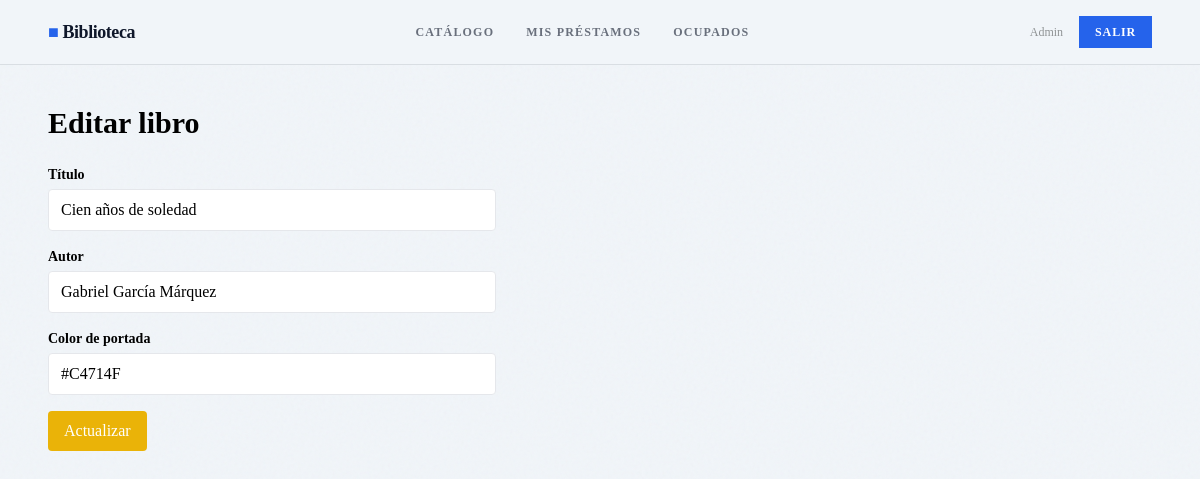
/edit_book/1 (signed in), run on the app's committed database.
### tables this page shows
CREATE TABLE books (
            id          INTEGER PRIMARY KEY AUTOINCREMENT,
            title       TEXT    NOT NULL,
            author      TEXT    NOT NULL,
            genre       TEXT,
            year        INTEGER,
            cover_color TEXT    DEFAULT '#3D5A47',
            available   INTEGER DEFAULT 1,
            UNIQUE(title, author)   -- Evita duplicados reales
        );

### app.py (the view, shortened to what this page needs)
    @app.route('/edit_book/<int:book_id>', methods=['GET', 'POST'])
    @login_required
    def edit_book(book_id):
        conn = app.get_db_connection()
        book = conn.execute("SELECT * FROM books WHERE id=?", (book_id,)).fetchone()
        conn.close()
        if not book:
            flash("Libro no encontrado.")
            return redirect(url_for('books'))
        return render_template('edit_book.html', book=book)

### templates/edit_book.html (shortened to what this page needs)
{% extends "base.html" %}
{% block content %}
<h1 class="font-display text-3xl font-bold mb-6">Editar libro</h1>
<form method="POST" class="space-y-4 max-w-md">
  <div>
    <label class="block text-sm font-semibold mb-1">Título</label>
    <input type="text" name="title" value="{{ book.title }}" required
           class="w-full border px-3 py-2 rounded">
  </div>
  <div>
    <label class="block text-sm font-semibold mb-1">Autor</label>
    <input type="text" name="author" value="{{ book.author }}" required
           class="w-full border px-3 py-2 rounded">
  </div>
  <div>
    <label class="block text-sm font-semibold mb-1">Color de portada</label>
    <input type="text" name="cover_color" value="{{ book.cover_color }}" required
           class="w-full border px-3 py-2 rounded">
  </div>
  <button type="submit"
          class="px-4 py-2 bg-yellow-500 text-white rounded hover:bg-yellow-600 transition">
    Actualizar
  </button>
</form>
{% endblock %}

### templates/base.html (style rules this page uses)
body { font-family:'Times New Roman', serif; }
h1,h2,h3,h4,label,nav { font-family:'Times New Roman', serif; }
.noise::before { content:''; position:fixed; inset:0; pointer-events:none; z-index:0; }

### data on the page
books: title "Cien años de soledad", author "Gabriel García Márquez", cover_color "#C4714F"

### other printed values
{{ session.user_name }} "Admin"
